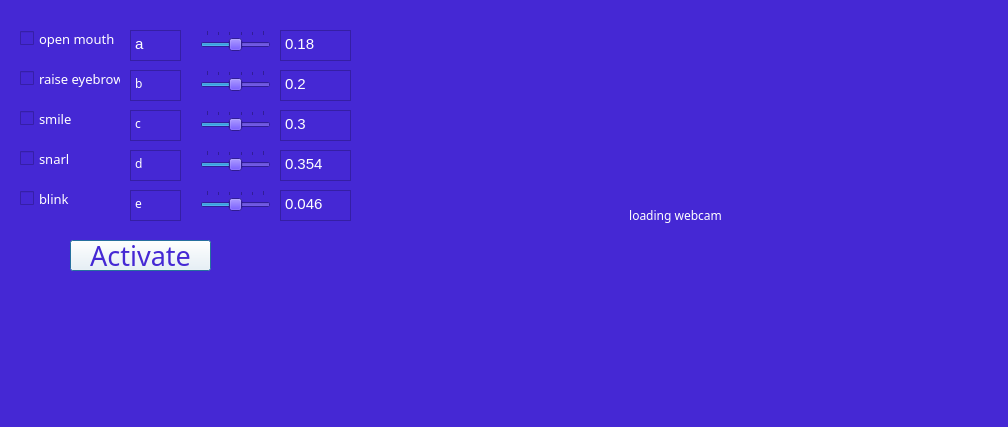
<?xml version="1.0" encoding="UTF-8"?>
<ui version="4.0">
 <class>Dialog</class>
 <widget class="QDialog" name="Dialog">
  <property name="geometry">
   <rect>
    <x>0</x>
    <y>0</y>
    <width>1008</width>
    <height>427</height>
   </rect>
  </property>
  <property name="font">
   <font>
    <family>MS Reference Sans Serif</family>
   </font>
  </property>
  <property name="windowTitle">
   <string>fr</string>
  </property>
  <property name="autoFillBackground">
   <bool>false</bool>
  </property>
  <property name="styleSheet">
   <string notr="true">background-color: rgb(69, 40, 212);</string>
  </property>
  <widget class="QPushButton" name="btnInitialize">
   <property name="geometry">
    <rect>
     <x>70</x>
     <y>240</y>
     <width>141</width>
     <height>31</height>
    </rect>
   </property>
   <property name="font">
    <font>
     <family>Yu Gothic UI Semibold</family>
     <pointsize>20</pointsize>
     <italic>false</italic>
    </font>
   </property>
   <property name="autoFillBackground">
    <bool>false</bool>
   </property>
   <property name="styleSheet">
    <string notr="true">background-color: rgb(255, 255, 255);
color: rgb(69, 40, 212);</string>
   </property>
   <property name="text">
    <string>Activate</string>
   </property>
  </widget>
  <widget class="QCheckBox" name="cboxOpenMouth">
   <property name="geometry">
    <rect>
     <x>20</x>
     <y>30</y>
     <width>111</width>
     <height>17</height>
    </rect>
   </property>
   <property name="font">
    <font>
     <family>Nirmala UI Semilight</family>
     <pointsize>10</pointsize>
    </font>
   </property>
   <property name="layoutDirection">
    <enum>Qt::LeftToRight</enum>
   </property>
   <property name="styleSheet">
    <string notr="true">color: rgb(255, 255, 255);</string>
   </property>
   <property name="text">
    <string>open mouth</string>
   </property>
  </widget>
  <widget class="QCheckBox" name="cboxRaiseEyebrows">
   <property name="geometry">
    <rect>
     <x>20</x>
     <y>70</y>
     <width>101</width>
     <height>17</height>
    </rect>
   </property>
   <property name="font">
    <font>
     <family>Nirmala UI Semilight</family>
     <pointsize>10</pointsize>
    </font>
   </property>
   <property name="styleSheet">
    <string notr="true">color: rgb(255, 255, 255);</string>
   </property>
   <property name="text">
    <string>raise eyebrows</string>
   </property>
  </widget>
  <widget class="QCheckBox" name="cboxSmile">
   <property name="geometry">
    <rect>
     <x>20</x>
     <y>110</y>
     <width>101</width>
     <height>17</height>
    </rect>
   </property>
   <property name="font">
    <font>
     <family>Nirmala UI Semilight</family>
     <pointsize>10</pointsize>
    </font>
   </property>
   <property name="styleSheet">
    <string notr="true">color: rgb(255, 255, 255);</string>
   </property>
   <property name="text">
    <string>smile</string>
   </property>
  </widget>
  <widget class="QCheckBox" name="cboxSnarl">
   <property name="geometry">
    <rect>
     <x>20</x>
     <y>150</y>
     <width>101</width>
     <height>17</height>
    </rect>
   </property>
   <property name="font">
    <font>
     <family>Nirmala UI Semilight</family>
     <pointsize>10</pointsize>
    </font>
   </property>
   <property name="styleSheet">
    <string notr="true">color: rgb(255, 255, 255);</string>
   </property>
   <property name="text">
    <string>snarl</string>
   </property>
  </widget>
  <widget class="QCheckBox" name="cboxBlink">
   <property name="geometry">
    <rect>
     <x>20</x>
     <y>190</y>
     <width>101</width>
     <height>17</height>
    </rect>
   </property>
   <property name="font">
    <font>
     <family>Nirmala UI Semilight</family>
     <pointsize>10</pointsize>
    </font>
   </property>
   <property name="styleSheet">
    <string notr="true">color: rgb(255, 255, 255);</string>
   </property>
   <property name="text">
    <string>blink</string>
   </property>
  </widget>
  <widget class="QPlainTextEdit" name="txtOpenMouth">
   <property name="geometry">
    <rect>
     <x>130</x>
     <y>30</y>
     <width>51</width>
     <height>31</height>
    </rect>
   </property>
   <property name="font">
    <font>
     <family>MS Shell Dlg 2</family>
     <pointsize>11</pointsize>
     <weight>50</weight>
     <italic>false</italic>
     <bold>false</bold>
    </font>
   </property>
   <property name="whatsThis">
    <string>&lt;html&gt;&lt;head/&gt;&lt;body&gt;&lt;p align=&quot;center&quot;&gt;&lt;br/&gt;a&lt;/p&gt;&lt;/body&gt;&lt;/html&gt;</string>
   </property>
   <property name="styleSheet">
    <string notr="true">color: rgb(255, 255, 255);
font: 11pt &quot;MS Shell Dlg 2&quot;;
alignment: AlignCenter;</string>
   </property>
   <property name="verticalScrollBarPolicy">
    <enum>Qt::ScrollBarAlwaysOff</enum>
   </property>
   <property name="plainText">
    <string>a</string>
   </property>
  </widget>
  <widget class="QPlainTextEdit" name="txtRaiseEyebrows">
   <property name="geometry">
    <rect>
     <x>130</x>
     <y>70</y>
     <width>51</width>
     <height>31</height>
    </rect>
   </property>
   <property name="styleSheet">
    <string notr="true">color: rgb(255, 255, 255);</string>
   </property>
   <property name="verticalScrollBarPolicy">
    <enum>Qt::ScrollBarAlwaysOff</enum>
   </property>
   <property name="plainText">
    <string>b</string>
   </property>
  </widget>
  <widget class="QPlainTextEdit" name="txtSmile">
   <property name="geometry">
    <rect>
     <x>130</x>
     <y>110</y>
     <width>51</width>
     <height>31</height>
    </rect>
   </property>
   <property name="styleSheet">
    <string notr="true">color: rgb(255, 255, 255);</string>
   </property>
   <property name="verticalScrollBarPolicy">
    <enum>Qt::ScrollBarAlwaysOff</enum>
   </property>
   <property name="plainText">
    <string>c</string>
   </property>
  </widget>
  <widget class="QPlainTextEdit" name="txtSnarl">
   <property name="geometry">
    <rect>
     <x>130</x>
     <y>150</y>
     <width>51</width>
     <height>31</height>
    </rect>
   </property>
   <property name="styleSheet">
    <string notr="true">color: rgb(255, 255, 255);</string>
   </property>
   <property name="verticalScrollBarPolicy">
    <enum>Qt::ScrollBarAlwaysOff</enum>
   </property>
   <property name="plainText">
    <string>d</string>
   </property>
  </widget>
  <widget class="QPlainTextEdit" name="txtBlink">
   <property name="geometry">
    <rect>
     <x>130</x>
     <y>190</y>
     <width>51</width>
     <height>31</height>
    </rect>
   </property>
   <property name="styleSheet">
    <string notr="true">color: rgb(255, 255, 255);
text-align: center;</string>
   </property>
   <property name="verticalScrollBarPolicy">
    <enum>Qt::ScrollBarAlwaysOff</enum>
   </property>
   <property name="plainText">
    <string>e</string>
   </property>
   <property name="centerOnScroll">
    <bool>false</bool>
   </property>
  </widget>
  <widget class="QLabel" name="webcam">
   <property name="geometry">
    <rect>
     <x>370</x>
     <y>20</y>
     <width>611</width>
     <height>391</height>
    </rect>
   </property>
   <property name="font">
    <font>
     <family>Myriad Arabic</family>
    </font>
   </property>
   <property name="styleSheet">
    <string notr="true">color: rgb(255, 255, 255);</string>
   </property>
   <property name="text">
    <string>loading webcam</string>
   </property>
   <property name="textFormat">
    <enum>Qt::PlainText</enum>
   </property>
   <property name="alignment">
    <set>Qt::AlignCenter</set>
   </property>
  </widget>
  <widget class="QSlider" name="sliderOpenMouth">
   <property name="geometry">
    <rect>
     <x>200</x>
     <y>30</y>
     <width>71</width>
     <height>22</height>
    </rect>
   </property>
   <property name="cursor">
    <cursorShape>CrossCursor</cursorShape>
   </property>
   <property name="maximum">
    <number>100</number>
   </property>
   <property name="singleStep">
    <number>20</number>
   </property>
   <property name="value">
    <number>50</number>
   </property>
   <property name="sliderPosition">
    <number>50</number>
   </property>
   <property name="orientation">
    <enum>Qt::Horizontal</enum>
   </property>
   <property name="tickPosition">
    <enum>QSlider::TicksAbove</enum>
   </property>
  </widget>
  <widget class="QSlider" name="sliderRaiseEyebrows">
   <property name="geometry">
    <rect>
     <x>200</x>
     <y>70</y>
     <width>71</width>
     <height>22</height>
    </rect>
   </property>
   <property name="cursor">
    <cursorShape>CrossCursor</cursorShape>
   </property>
   <property name="maximum">
    <number>100</number>
   </property>
   <property name="singleStep">
    <number>20</number>
   </property>
   <property name="sliderPosition">
    <number>50</number>
   </property>
   <property name="orientation">
    <enum>Qt::Horizontal</enum>
   </property>
   <property name="tickPosition">
    <enum>QSlider::TicksAbove</enum>
   </property>
  </widget>
  <widget class="QSlider" name="sliderSmile">
   <property name="geometry">
    <rect>
     <x>200</x>
     <y>110</y>
     <width>71</width>
     <height>22</height>
    </rect>
   </property>
   <property name="cursor">
    <cursorShape>CrossCursor</cursorShape>
   </property>
   <property name="maximum">
    <number>100</number>
   </property>
   <property name="singleStep">
    <number>20</number>
   </property>
   <property name="sliderPosition">
    <number>50</number>
   </property>
   <property name="orientation">
    <enum>Qt::Horizontal</enum>
   </property>
   <property name="tickPosition">
    <enum>QSlider::TicksAbove</enum>
   </property>
  </widget>
  <widget class="QSlider" name="sliderSnarl">
   <property name="geometry">
    <rect>
     <x>200</x>
     <y>150</y>
     <width>71</width>
     <height>22</height>
    </rect>
   </property>
   <property name="cursor">
    <cursorShape>CrossCursor</cursorShape>
   </property>
   <property name="maximum">
    <number>100</number>
   </property>
   <property name="singleStep">
    <number>20</number>
   </property>
   <property name="sliderPosition">
    <number>50</number>
   </property>
   <property name="orientation">
    <enum>Qt::Horizontal</enum>
   </property>
   <property name="tickPosition">
    <enum>QSlider::TicksAbove</enum>
   </property>
  </widget>
  <widget class="QSlider" name="sliderBlink">
   <property name="geometry">
    <rect>
     <x>200</x>
     <y>190</y>
     <width>71</width>
     <height>22</height>
    </rect>
   </property>
   <property name="cursor">
    <cursorShape>CrossCursor</cursorShape>
   </property>
   <property name="maximum">
    <number>100</number>
   </property>
   <property name="singleStep">
    <number>20</number>
   </property>
   <property name="sliderPosition">
    <number>50</number>
   </property>
   <property name="orientation">
    <enum>Qt::Horizontal</enum>
   </property>
   <property name="tickPosition">
    <enum>QSlider::TicksAbove</enum>
   </property>
  </widget>
  <widget class="QPlainTextEdit" name="txtOpenMouthT">
   <property name="geometry">
    <rect>
     <x>280</x>
     <y>30</y>
     <width>71</width>
     <height>31</height>
    </rect>
   </property>
   <property name="font">
    <font>
     <family>MS Shell Dlg 2</family>
     <pointsize>11</pointsize>
     <weight>50</weight>
     <italic>false</italic>
     <bold>false</bold>
    </font>
   </property>
   <property name="whatsThis">
    <string>&lt;html&gt;&lt;head/&gt;&lt;body&gt;&lt;p align=&quot;center&quot;&gt;&lt;br/&gt;a&lt;/p&gt;&lt;/body&gt;&lt;/html&gt;</string>
   </property>
   <property name="styleSheet">
    <string notr="true">color: rgb(255, 255, 255);
font: 11pt &quot;MS Shell Dlg 2&quot;;
alignment: AlignCenter;</string>
   </property>
   <property name="verticalScrollBarPolicy">
    <enum>Qt::ScrollBarAlwaysOff</enum>
   </property>
   <property name="readOnly">
    <bool>true</bool>
   </property>
   <property name="plainText">
    <string>0.18</string>
   </property>
  </widget>
  <widget class="QPlainTextEdit" name="txtRaiseEyebrowsT">
   <property name="geometry">
    <rect>
     <x>280</x>
     <y>70</y>
     <width>71</width>
     <height>31</height>
    </rect>
   </property>
   <property name="font">
    <font>
     <family>MS Shell Dlg 2</family>
     <pointsize>11</pointsize>
     <weight>50</weight>
     <italic>false</italic>
     <bold>false</bold>
    </font>
   </property>
   <property name="whatsThis">
    <string>&lt;html&gt;&lt;head/&gt;&lt;body&gt;&lt;p align=&quot;center&quot;&gt;&lt;br/&gt;a&lt;/p&gt;&lt;/body&gt;&lt;/html&gt;</string>
   </property>
   <property name="styleSheet">
    <string notr="true">color: rgb(255, 255, 255);
font: 11pt &quot;MS Shell Dlg 2&quot;;
alignment: AlignCenter;</string>
   </property>
   <property name="verticalScrollBarPolicy">
    <enum>Qt::ScrollBarAlwaysOff</enum>
   </property>
   <property name="readOnly">
    <bool>true</bool>
   </property>
   <property name="plainText">
    <string>0.2</string>
   </property>
  </widget>
  <widget class="QPlainTextEdit" name="txtSmileT">
   <property name="geometry">
    <rect>
     <x>280</x>
     <y>110</y>
     <width>71</width>
     <height>31</height>
    </rect>
   </property>
   <property name="font">
    <font>
     <family>MS Shell Dlg 2</family>
     <pointsize>11</pointsize>
     <weight>50</weight>
     <italic>false</italic>
     <bold>false</bold>
    </font>
   </property>
   <property name="whatsThis">
    <string>&lt;html&gt;&lt;head/&gt;&lt;body&gt;&lt;p align=&quot;center&quot;&gt;&lt;br/&gt;a&lt;/p&gt;&lt;/body&gt;&lt;/html&gt;</string>
   </property>
   <property name="styleSheet">
    <string notr="true">color: rgb(255, 255, 255);
font: 11pt &quot;MS Shell Dlg 2&quot;;
alignment: AlignCenter;</string>
   </property>
   <property name="verticalScrollBarPolicy">
    <enum>Qt::ScrollBarAlwaysOff</enum>
   </property>
   <property name="readOnly">
    <bool>true</bool>
   </property>
   <property name="plainText">
    <string>0.3</string>
   </property>
  </widget>
  <widget class="QPlainTextEdit" name="txtSnarlT">
   <property name="geometry">
    <rect>
     <x>280</x>
     <y>150</y>
     <width>71</width>
     <height>31</height>
    </rect>
   </property>
   <property name="font">
    <font>
     <family>MS Shell Dlg 2</family>
     <pointsize>11</pointsize>
     <weight>50</weight>
     <italic>false</italic>
     <bold>false</bold>
    </font>
   </property>
   <property name="whatsThis">
    <string>&lt;html&gt;&lt;head/&gt;&lt;body&gt;&lt;p align=&quot;center&quot;&gt;&lt;br/&gt;a&lt;/p&gt;&lt;/body&gt;&lt;/html&gt;</string>
   </property>
   <property name="styleSheet">
    <string notr="true">color: rgb(255, 255, 255);
font: 11pt &quot;MS Shell Dlg 2&quot;;
alignment: AlignCenter;</string>
   </property>
   <property name="verticalScrollBarPolicy">
    <enum>Qt::ScrollBarAlwaysOff</enum>
   </property>
   <property name="readOnly">
    <bool>true</bool>
   </property>
   <property name="plainText">
    <string>0.354</string>
   </property>
  </widget>
  <widget class="QPlainTextEdit" name="txtBlinkT">
   <property name="geometry">
    <rect>
     <x>280</x>
     <y>190</y>
     <width>71</width>
     <height>31</height>
    </rect>
   </property>
   <property name="font">
    <font>
     <family>MS Shell Dlg 2</family>
     <pointsize>11</pointsize>
     <weight>50</weight>
     <italic>false</italic>
     <bold>false</bold>
    </font>
   </property>
   <property name="whatsThis">
    <string>&lt;html&gt;&lt;head/&gt;&lt;body&gt;&lt;p align=&quot;center&quot;&gt;&lt;br/&gt;a&lt;/p&gt;&lt;/body&gt;&lt;/html&gt;</string>
   </property>
   <property name="styleSheet">
    <string notr="true">color: rgb(255, 255, 255);
font: 11pt &quot;MS Shell Dlg 2&quot;;
alignment: AlignCenter;</string>
   </property>
   <property name="verticalScrollBarPolicy">
    <enum>Qt::ScrollBarAlwaysOff</enum>
   </property>
   <property name="readOnly">
    <bool>true</bool>
   </property>
   <property name="plainText">
    <string>0.046</string>
   </property>
  </widget>
 </widget>
 <resources/>
 <connections/>
</ui>
